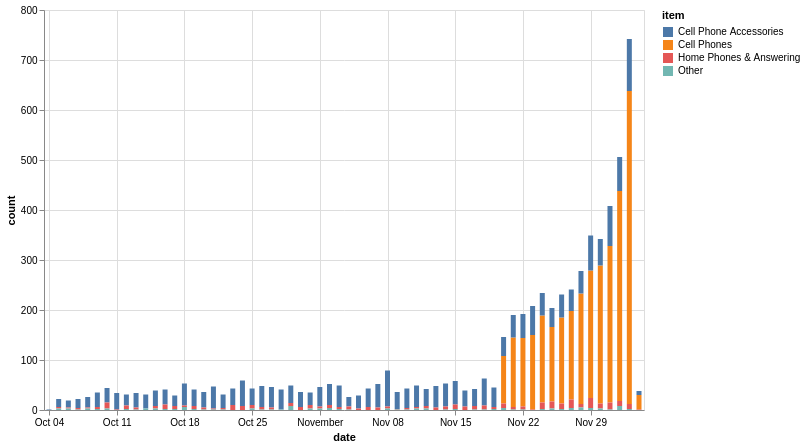

Specify this chart in Vega-Lite:
### Vega-Lite specification from a JSON file in a GitHub repository (floating-point values rounded to 4 significant figures; data arrays with more than 128 entries replaced by an {"elided": "..."} marker saying what was removed)
{"config": {"view": {"continuousWidth": 400, "continuousHeight": 300}}, "data": {"name": "data-bf833398c8ed7d265629f1437a0535a9"}, "mark": "bar", "encoding": {"color": {"type": "nominal", "field": "item"}, "x": {"type": "temporal", "field": "date"}, "y": {"type": "quantitative", "field": "count"}}, "height": 400, "width": 600, "$schema": "https://vega.github.io/schema/vega-lite/v4.8.1.json", "datasets": {"data-bf833398c8ed7d265629f1437a0535a9": {"elided": "186 records"}}}
